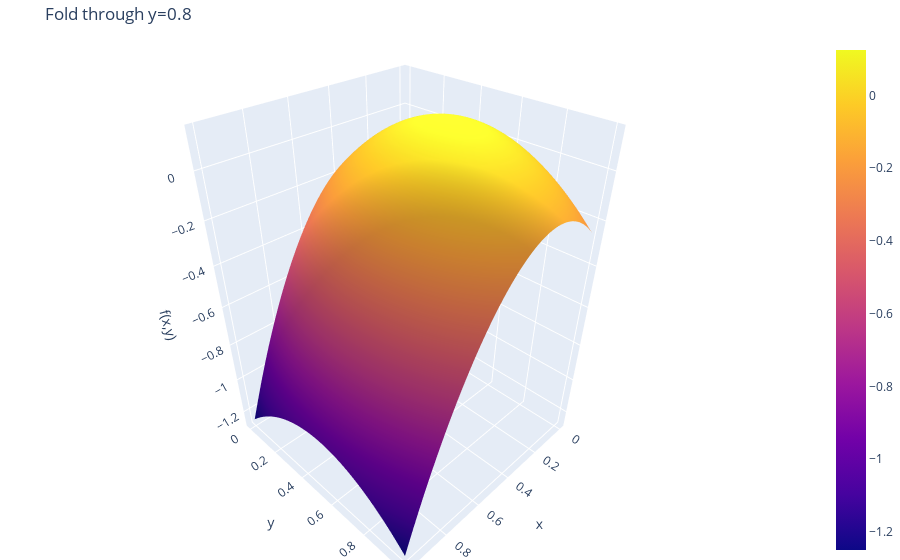

Notebook code cell kept with this figure:
### Code cell
# zagięcie ma przechodzić przez y = 0.8 na okręgu o promieniu 0.5 wokół (0.5,0.5)
f = make_fold_function_through_y(s=0.5, side="right")
f_ = lambda x, y: 1*f(x, y) + f_1(x, y)
plot_f_3d_interactive(f, xlim=(0, 1), ylim=(0, 1), n=250, title="Fold through y=0.8")

### Figure 1 — Plotly figure (JSON) as saved in the notebook; plotly's stock layout.template omitted (floating-point values rounded to 4 significant figures; data arrays with more than 128 entries replaced by an {"elided": "..."} marker saying what was removed)
{"data": [{"x": {"elided": "250x250 float values"}, "y": {"elided": "250x250 float values"}, "z": {"elided": "250x250 float values"}, "type": "surface"}], "layout": {"margin": {"l": 0, "r": 0, "b": 0, "t": 40}, "title": {"text": "Fold through y=0.8"}, "scene": {"xaxis": {"title": {"text": "x"}}, "yaxis": {"title": {"text": "y"}}, "zaxis": {"title": {"text": "f(x,y)"}}}}}
